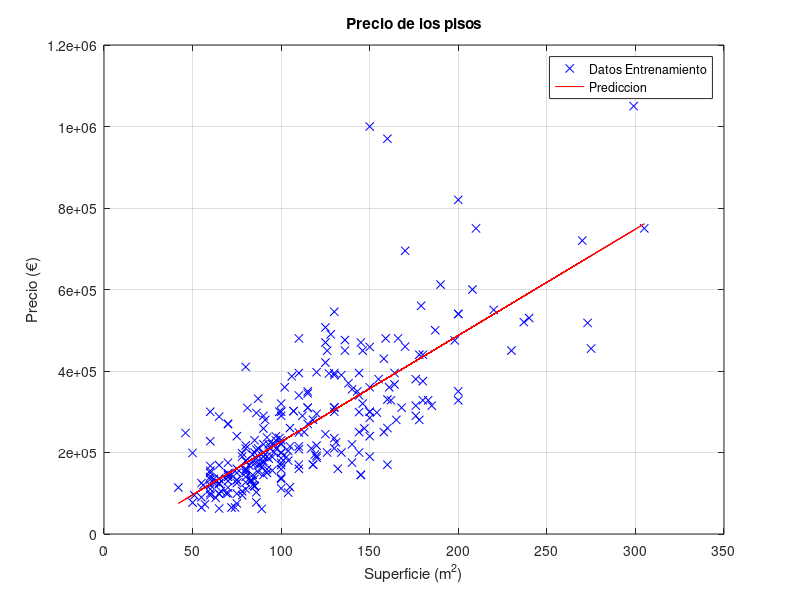

Source code (MATLAB):
close all;
%% Carga de datos de entrenamiento y prueba
datos = load('PisosTrain.txt');
datosTest = load('PisosTest.txt');

superficie = datos(:,1);
habitaciones = datos(:,2);
precio = datos(:,3);
N = length(precio);

superficieTest = datosTest(:,1);
habitacionesTest = datosTest(:,2);
precioTest = datosTest(:,3);
NTest = length(precioTest);
%% Regresión monovariable - ecuación normal

% Entrenamiento
X = [ones(N,1) superficie];
theta = X \ precio;
precioEstimado = X * theta;

% Evaluación

% Gráfica
figure;
plot(superficie, precio, 'bx');
%plot(superficie, precioEstimado, 'cx');

title('Precio de los pisos')
xlabel('Superficie (m^2)'); ylabel('Precio (€)');
grid on; hold on;

plot(superficie, precioEstimado, 'r-'); % Dibujo la recta de predicción
legend('Datos Entrenamiento', 'Prediccion')



%% Regresión multivariable - ecuación normal

X = [ones(N,1) superficie habitaciones];
theta = X \ precio;
precioEstimado = X * theta;


%% Regresión monovariable - descenso de gradiente

%theta = descensoGradiente(X, Y, 0.1);

%% Regrasión multivariable - descenso de gradiente



%% Regresión robusta - descenso de gradiente + coste de Huber

%theta = descensoGradiente(X, Y, 0.1);

%% Definición de funciones
